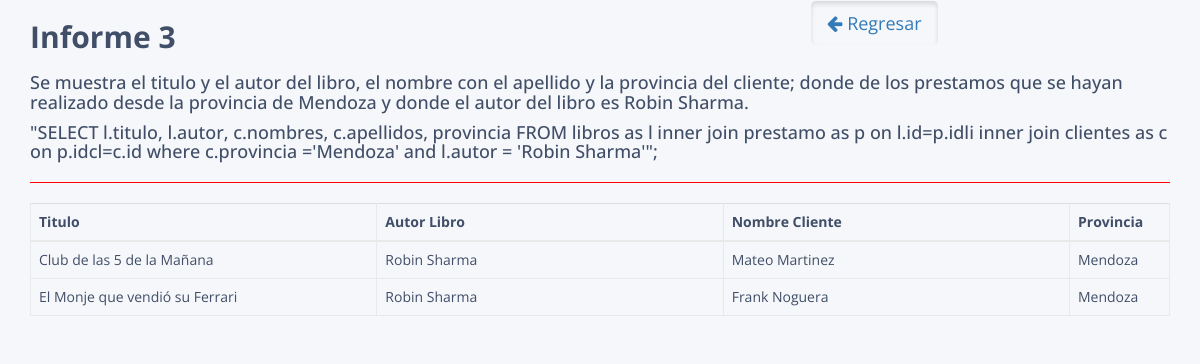
/informe3.php, run on the app's committed database.
### tables this page shows
CREATE TABLE `libros` (
  `id` int(20) NOT NULL,
  `titulo` varchar(40) NOT NULL,
  `autor` varchar(20) DEFAULT 'Desconocido'
);

CREATE TABLE `clientes` (
  `id` int(11) NOT NULL,
  `nombres` varchar(100) DEFAULT NULL,
  `apellidos` varchar(100) DEFAULT NULL,
  `telefono` varchar(15) DEFAULT NULL,
  `direccion` varchar(255) DEFAULT NULL,
  `provincia` varchar(255) DEFAULT NULL,
  `correo_electronico` varchar(64) DEFAULT NULL
);

### database.php (called while the page is built, shortened)
<?php
	class Database{
		private $con;
		private $dbhost="localhost";
		private $dbuser="root";
		private $dbpass="";
		private $dbname="clientecp";
		public function connect_db(){
			$this->con = mysqli_connect($this->dbhost, $this->dbuser, $this->dbpass, $this->dbname);
		}
		public function readInforme3(){
			$sql = " SELECT l.titulo, l.autor, c.nombres, c.apellidos, provincia
			FROM libros as l inner join prestamo as p on l.id=p.idli
			inner join clientes as c on p.idcl=c.id where c.provincia ='Mendoza' and l.autor = 'Robin Sharma'";
			$res = mysqli_query($this->con, $sql);
			return $res;
		}
	}
?>

### informe3.php (the view, shortened to what this page needs)
<!DOCTYPE html>
<html lang="en">
<head>
<link rel="stylesheet" href="https://maxcdn.bootstrapcdn.com/font-awesome/4.7.0/css/font-awesome.min.css">
<link rel="stylesheet" href="https://maxcdn.bootstrapcdn.com/bootstrap/3.3.7/css/bootstrap.min.css">
<link rel="stylesheet" href="css/custom.css">
</head>
<body>
    <div class="container">
                <div class="row">
                    <div class="col-sm-8"><h2><b>Informe 3</b></h2></div>
                    <div class="col-sm-4">
                    <a href="informes.php" class="btn btn-secondary btn-lg active"><i class="fa fa-arrow-left"></i> Regresar</a>
                    </div>
                </div>
                <h4>Se muestra el titulo y el autor del libro, el nombre con el apellido y la provincia del cliente; donde  de los prestamos que se hayan realizado desde la provincia de Mendoza y donde el autor del libro es Robin Sharma.</h4>
       <h4> "SELECT l.titulo, l.autor, c.nombres, c.apellidos, provincia
			 FROM libros as l inner join prestamo as p on l.id=p.idli
			 inner join clientes as c on p.idcl=c.id where c.provincia ='Mendoza' and l.autor = 'Robin Sharma'";</h4>
<hr style="border-color:red;">
            <table class="table table-bordered">
                <thead>
                    <tr>
                        <th>Titulo</th>
                        <th>Autor Libro</th>
                        <th>Nombre Cliente</th>
                        <th>Provincia</th>
                    </tr>
                </thead>
				<?php
				include ('database.php');
				$informe = new Database();
				$listado=$informe->readInforme3();
				?>
                <tbody>
				<?php
					while ($row=mysqli_fetch_object($listado)){
                        $titulo =$row->titulo;
                        $autor=$row->autor;
                        $nombres=$row->nombres." ".$row->apellidos;
                        $provincia=$row->provincia;
				?>
					<tr>
                    <td><?php echo $titulo;?></td>
                        <td><?php echo $autor;?></td>
                        <td><?php echo $nombres;?></td>
                        <td><?php echo $provincia;?></td>
                    </tr>
				<?php
					}
				?>
    </div>
</body>
</html>

### css/custom.css (style rules this page uses)
body { color: #404E67; background: #F5F7FA; font-family: 'Open Sans', sans-serif; }
table.table { table-layout: fixed; }
table.table tr th, table.table tr td { border-color: #e9e9e9; }
table.table th:last-child { width: 100px; }

### data on the page
libros: titulo "Club de las 5 de la Mañana", autor "Robin Sharma", clientes.nombres+apellidos "Mateo Martinez", clientes.provincia "Mendoza"
libros: titulo "El Monje que vendió su Ferrari", autor "Robin Sharma", clientes.nombres+apellidos "Frank Noguera", clientes.provincia "Mendoza"
